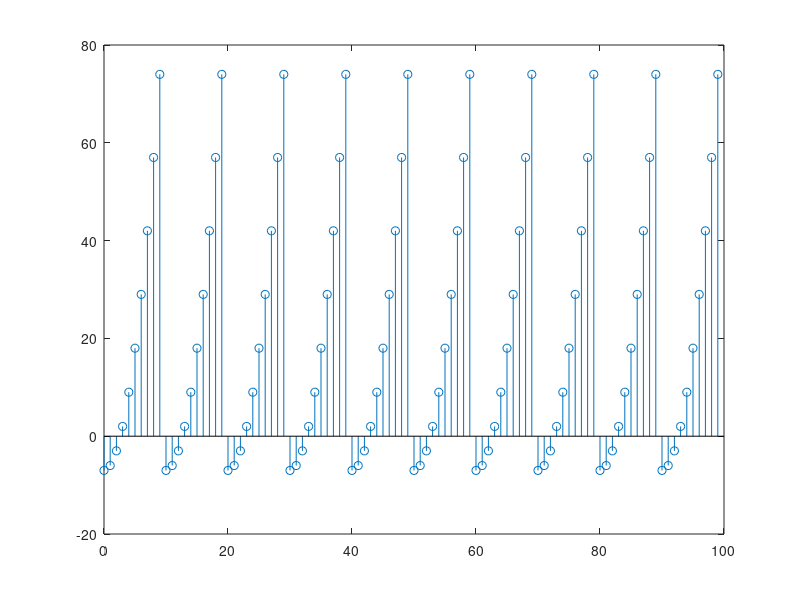

Write MATLAB code to recreate this figure.
n=0:99;
f = n.^2-7;
for k=1:100
    if k>=10
        x=k;
            while x>10
                x=x-10;
            end
            f(k)=f(x);        
    end
        continue
end
stem(n,f)